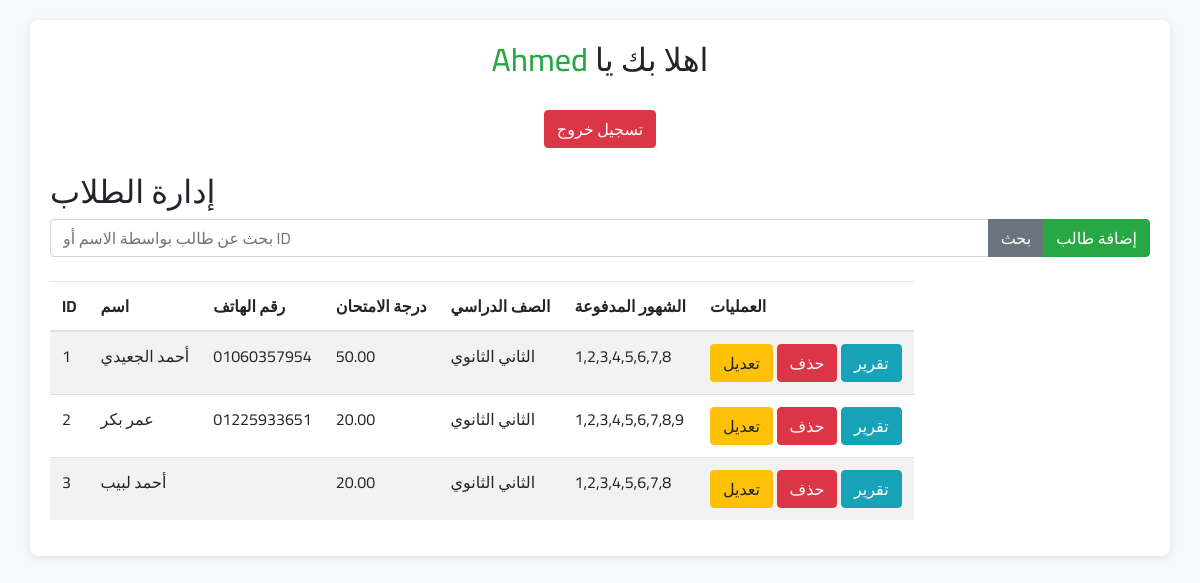
/index.php (signed in), run on the app's committed database.
### tables this page shows
CREATE TABLE `users` (
  `id` int(11) NOT NULL,
  `username` varchar(50) NOT NULL,
  `password` varchar(255) NOT NULL,
  `role` enum('admin','teacher') NOT NULL
);

CREATE TABLE `students` (
  `id` int(11) NOT NULL,
  `name` varchar(100) NOT NULL,
  `phone` varchar(15) DEFAULT NULL,
  `exam_score` decimal(5,2) DEFAULT NULL,
  `grade` varchar(15) DEFAULT NULL,
  `months_paid` text DEFAULT NULL
);

### index.php (the view, shortened to what this page needs)
<?php
require('config.php');
function fetchStudents($conn, $search = '') {
    if ($search) {
        $stmt = $conn->prepare("SELECT * FROM students WHERE name LIKE ? OR id LIKE ?");
        $searchParam = "%$search%";
        $stmt->bind_param("ss", $searchParam, $searchParam);
    } else {
        $stmt = $conn->prepare("SELECT * FROM students");
    }
    $stmt->execute();
    return $stmt->get_result();
}
$students = fetchStudents($conn, $_GET['search'] ?? '');
?>
<!DOCTYPE html>
<html lang="ar">
<head>
    <link rel="stylesheet" href="https://stackpath.bootstrapcdn.com/bootstrap/4.5.2/css/bootstrap.min.css">
</head>
<body>
<div class="container">
    <div class="welcome">
        <?php
            $sql = "SELECT * FROM `users` WHERE id='$_SESSION[user_id]'";
            $query = $conn->query($sql);
            $result = mysqli_fetch_assoc($query);
            $username = $result['username'];
        ?>
        <h2>اهلا بك يا  <span style="color: #28a745;"><?php echo htmlspecialchars($username) ?></span></h2>
        <br>
        <a href="logout.php" class="btn btn-danger">تسجيل خروج</a>
    </div>
    <br>
    <h2>إدارة الطلاب</h2>
    <form method="GET" class="mb-4">
        <div class="input-group">
            <input type="text" name="search" class="form-control" value="<?php echo isset($_GET['search']) ? htmlspecialchars($_GET['search']) : ''; ?>" placeholder="بحث عن طالب بواسطة الاسم أو ID">
            <div class="input-group-append">
                <button type="submit" class="btn btn-secondary">بحث</button>
                <a href="add_student.php" class="btn btn-success">إضافة طالب</a>
            </div>
        </div>
    </form>
    <table class="table table-striped table-responsive">
        <thead>
            <tr>
                <th>ID</th>
                <th>اسم</th>
                <th>رقم الهاتف</th>
                <th>درجة الامتحان</th>
                <th>الصف الدراسي</th>
                <th>الشهور المدفوعة</th>
                <th>العمليات</th>
            </tr>
        </thead>
        <tbody>
            <?php while ($row = $students->fetch_assoc()): ?>
                <tr>
                    <td><?= htmlspecialchars($row['id']) ?></td>
                    <td><?= htmlspecialchars($row['name']) ?></td>
                    <td><?= htmlspecialchars($row['phone']) ?></td>
                    <td><?= htmlspecialchars($row['exam_score']) ?></td>
                    <td><?= htmlspecialchars($row['grade']) ?></td>
                    <td><?= htmlspecialchars($row['months_paid']) ?></td>
                    <td>
                        <a href="edit_student.php?id=<?= $row['id'] ?>" class="btn btn-warning">تعديل</a>
                        <a href="delete_student.php?id=<?= $row['id'] ?>" class="btn btn-danger">حذف</a>
                        <a href="generate_report.php?id=<?= $row['id'] ?>" class="btn btn-info">تقرير</a>
                    </td>
                </tr>
            <?php endwhile; ?>
        </tbody>
    </table>
</div>
</body>
</html>

### index.php (style rules this page uses)
body { background-color: #f8f9fa; font-family: 'Cairo', sans-serif; }
.container { margin-top: 20px; background: white; padding: 20px; border-radius: 8px; box-shadow: 0 2px 10px rgba(0, 0, 0, 0.1); }
.welcome { text-align: center; direction: rtl; }

### data on the page
users: username "Ahmed"
students: id "1", name "أحمد الجعيدي", phone "01060357954", exam_score "50.00", grade "الثاني الثانوي", months_paid "1,2,3,4,5,6,7,8"
students: id "2", name "عمر بكر", phone "01225933651", exam_score "20.00", grade "الثاني الثانوي", months_paid "1,2,3,4,5,6,7,8,9"
students: id "3", name "أحمد لبيب", exam_score "20.00", grade "الثاني الثانوي", months_paid "1,2,3,4,5,6,7,8"
